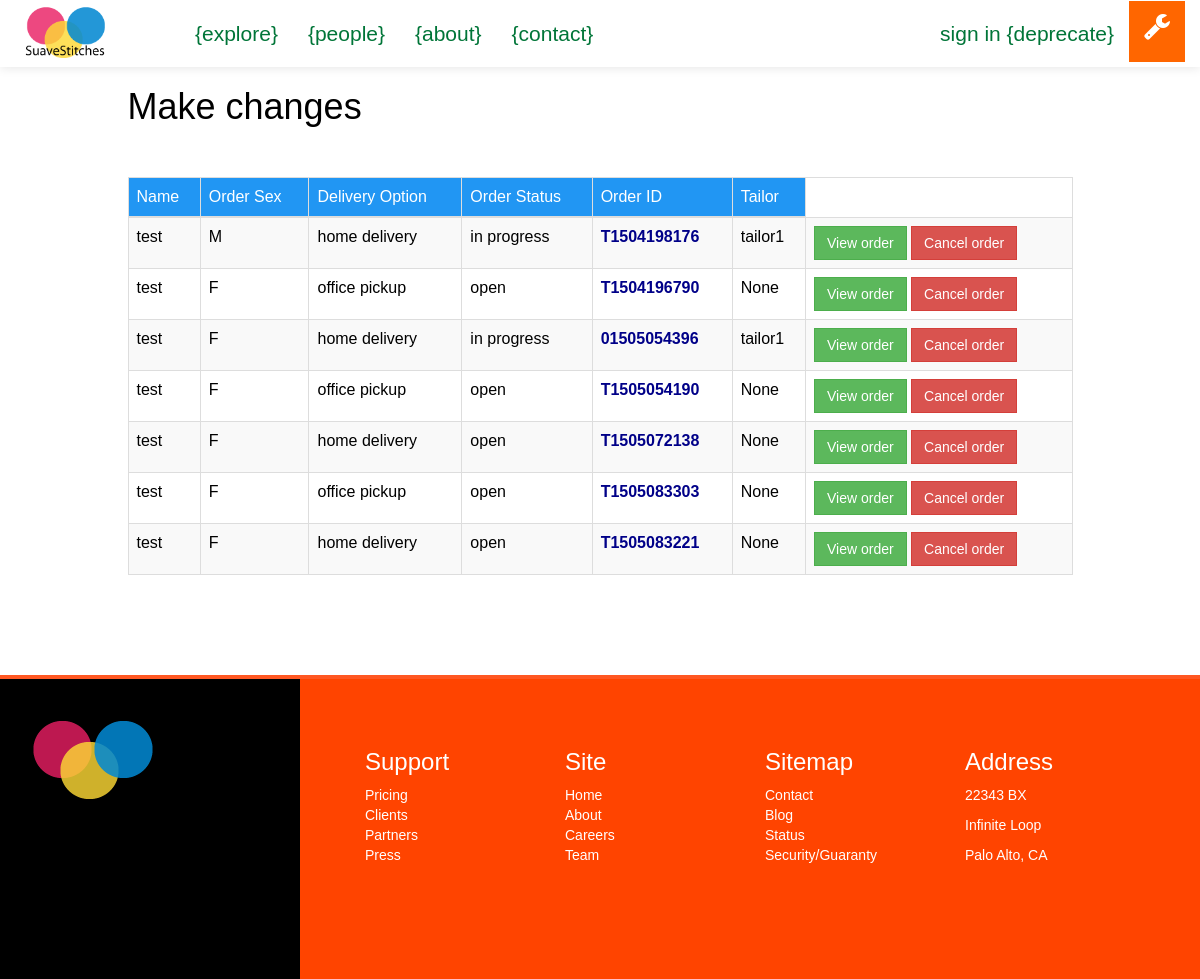
The page /suave/staff/Order/List on the database as committed earlier.
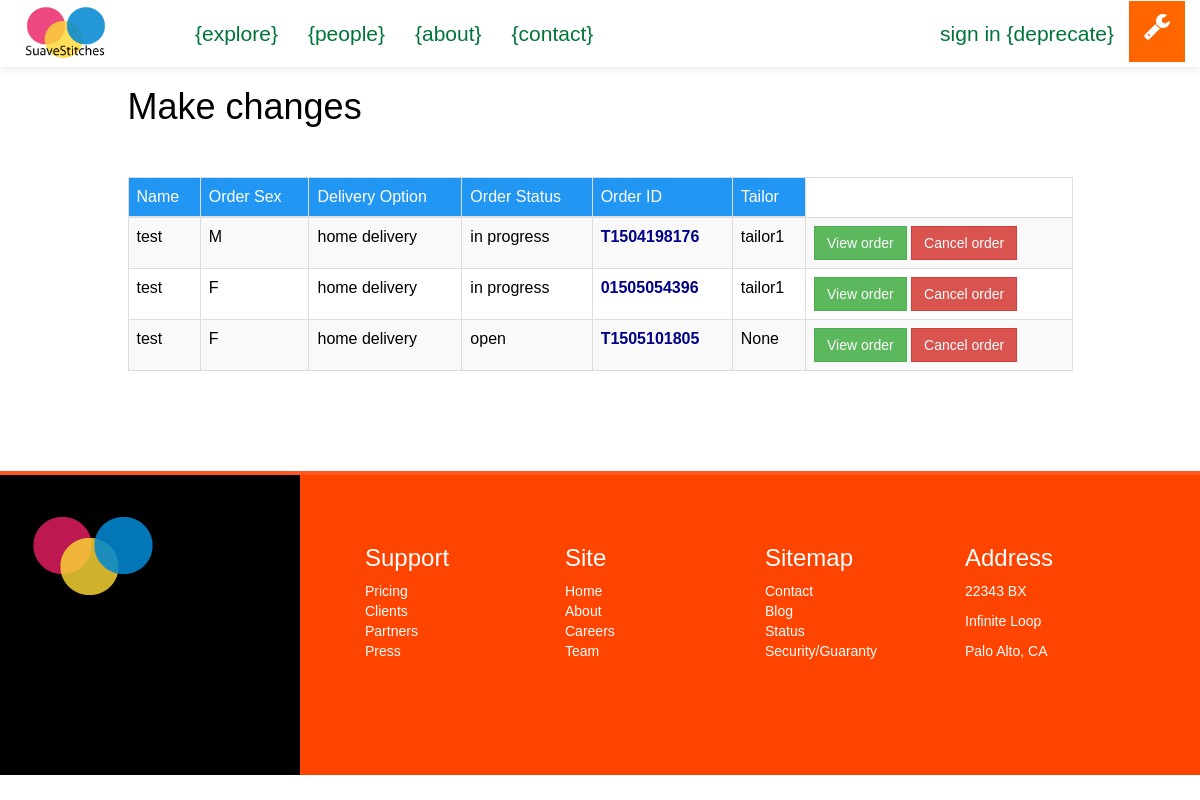
The same page on the database as committed later.
### suave/models.py (models this page shows)
class Order(models.Model):
	client = models.ForeignKey(Client, null=True)
	sizetable = models.ForeignKey(SizeTable, null=True)
	tailor = models.ForeignKey(Tailor, null=True)
	fabric = models.CharField(max_length=50, null=True)
	style = models.CharField(max_length=100, null=True)
	main_order_id = models.CharField(max_length=15, null=True)
	details = models.CharField(max_length=250, null=True) #*
	delivery_option = models.CharField(max_length=100, null=True)
	service_option = models.CharField(max_length=100, null=True)
	sex = models.CharField(max_length=2, default=' ')
	status = models.CharField(max_length=20, default='OPEN') #*
	cost = models.IntegerField(default=0000) # final cost of order
	date = models.DateField(auto_now_add=True)

class Client(models.Model):
	FEMALE = 'F'
	MALE = 'M'
	SEX_CHOICE = (
		(FEMALE, 'F'),
		(MALE, 'M'),
	)
	user = models.OneToOneField(User)
	address = models.CharField(max_length=200, null=True)
	preference = models.CharField(max_length=40)
	sex = models.CharField(max_length=2, choices=SEX_CHOICE, default=" ")
	def __str__(self):
		return self.user.username

class Tailor(models.Model):
	user = models.OneToOneField(User)
	rate = models.IntegerField(default=0)
	phone_number = models.IntegerField(default=0)
	address = address = models.CharField(max_length=300, null=True)
	specialty = models.CharField(max_length=300, null=True)
	approved = models.BooleanField(default=False)
	def __str__(self):
		return self.user.username

### staff/views.py (the view)
def order_list(request):
	context = {}
	context['orders'] = Order.objects.all()
	return render(request, 'i/staff/order_list.html', context)

### templates/i/staff/order_list.html (shortened to what this page needs)
{% extends "i/layout/staff_base.html" %}
{% block main_section %}
	<div class="container">
		<div class="row">
			<div class="col-lg-10 col-lg-offset-1">
				<h1>Make changes</h1>
				<br><br>
				{% if orders %}
				<table class="table table-striped table-hover table-bordered">
					<thead>
						<tr style="background:#2196F3;color:#fff">
							<td>Name</td>
							<td>Order Sex</td>
							<td>Delivery Option</td>
							<td>Order Status</td>
							<td>Order ID</td>
							<td>Tailor</td>
						</tr>
					</thead>
					<tbody>
						{% for order in orders %}
						<tr>
							<td>{{ order.client }}</td>
							<td>{{ order.sex }}</td>
							<td>{{ order.delivery_option|lower }}</td>
							<td>{{ order.status|lower }}</td>
							<td style="color:#008;font-weight:bold">{{ order.main_order_id }}</td>
							<td>{{ order.tailor }}</td>
							<td>
								<a href="{% url 'staff:order_details' order.main_order_id %}" class="btn btn-success">View order</a>
								<a href="" class="btn btn-danger">Cancel order</a>
							</td>
						</tr>
						{% endfor %}
					</tbody>
				</table>
				{% endif %}
			</div>
		</div>
	</div>
	<br><br><br><br>
{% endblock %}

Rows that differ between the two databases and show on the page:
removed Order: client "test", sex "F", delivery_option "office pickup", status "open", main_order_id "T1504196790", tailor "None"
removed Order: client "test", sex "F", delivery_option "office pickup", status "open", main_order_id "T1505054190", tailor "None"
removed Order: client "test", sex "F", delivery_option "home delivery", status "open", main_order_id "T1505072138", tailor "None"
removed Order: client "test", sex "F", delivery_option "office pickup", status "open", main_order_id "T1505083303", tailor "None"
removed Order: client "test", sex "F", delivery_option "home delivery", status "open", main_order_id "T1505083221", tailor "None"
added Order: client "test", sex "F", delivery_option "home delivery", status "open", main_order_id "T1505101805", tailor "None"
